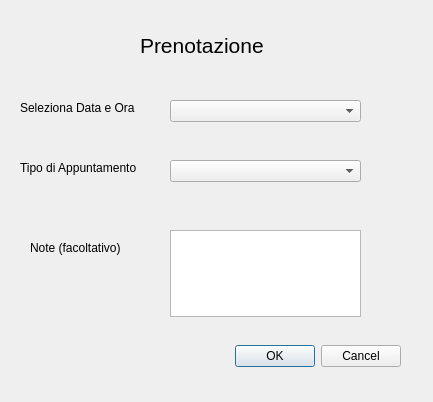
<?xml version="1.0" encoding="UTF-8"?>
<ui version="4.0">
 <class>Dialog</class>
 <widget class="QDialog" name="Dialog">
  <property name="geometry">
   <rect>
    <x>0</x>
    <y>0</y>
    <width>433</width>
    <height>402</height>
   </rect>
  </property>
  <property name="windowTitle">
   <string>Dialog</string>
  </property>
  <widget class="QDialogButtonBox" name="buttonBox">
   <property name="geometry">
    <rect>
     <x>60</x>
     <y>340</y>
     <width>341</width>
     <height>32</height>
    </rect>
   </property>
   <property name="orientation">
    <enum>Qt::Horizontal</enum>
   </property>
   <property name="standardButtons">
    <set>QDialogButtonBox::Cancel|QDialogButtonBox::Ok</set>
   </property>
  </widget>
  <widget class="QLabel" name="label">
   <property name="geometry">
    <rect>
     <x>20</x>
     <y>100</y>
     <width>191</width>
     <height>16</height>
    </rect>
   </property>
   <property name="text">
    <string>Seleziona Data e Ora</string>
   </property>
  </widget>
  <widget class="QLabel" name="label_2">
   <property name="geometry">
    <rect>
     <x>140</x>
     <y>20</y>
     <width>251</width>
     <height>51</height>
    </rect>
   </property>
   <property name="font">
    <font>
     <pointsize>16</pointsize>
    </font>
   </property>
   <property name="text">
    <string>Prenotazione</string>
   </property>
  </widget>
  <widget class="QLabel" name="label_3">
   <property name="geometry">
    <rect>
     <x>20</x>
     <y>160</y>
     <width>131</width>
     <height>16</height>
    </rect>
   </property>
   <property name="text">
    <string>Tipo di Appuntamento</string>
   </property>
  </widget>
  <widget class="QComboBox" name="comboBox">
   <property name="geometry">
    <rect>
     <x>170</x>
     <y>160</y>
     <width>191</width>
     <height>22</height>
    </rect>
   </property>
  </widget>
  <widget class="QLabel" name="label_4">
   <property name="geometry">
    <rect>
     <x>30</x>
     <y>240</y>
     <width>131</width>
     <height>16</height>
    </rect>
   </property>
   <property name="text">
    <string>Note (facoltativo)</string>
   </property>
  </widget>
  <widget class="QComboBox" name="comboBox_2">
   <property name="geometry">
    <rect>
     <x>170</x>
     <y>100</y>
     <width>191</width>
     <height>22</height>
    </rect>
   </property>
  </widget>
  <widget class="QTextEdit" name="textEdit">
   <property name="geometry">
    <rect>
     <x>170</x>
     <y>230</y>
     <width>191</width>
     <height>87</height>
    </rect>
   </property>
  </widget>
 </widget>
 <resources/>
 <connections>
  <connection>
   <sender>buttonBox</sender>
   <signal>accepted()</signal>
   <receiver>Dialog</receiver>
   <slot>accept()</slot>
   <hints>
    <hint type="sourcelabel">
     <x>248</x>
     <y>254</y>
    </hint>
    <hint type="destinationlabel">
     <x>157</x>
     <y>274</y>
    </hint>
   </hints>
  </connection>
  <connection>
   <sender>buttonBox</sender>
   <signal>rejected()</signal>
   <receiver>Dialog</receiver>
   <slot>reject()</slot>
   <hints>
    <hint type="sourcelabel">
     <x>316</x>
     <y>260</y>
    </hint>
    <hint type="destinationlabel">
     <x>286</x>
     <y>274</y>
    </hint>
   </hints>
  </connection>
 </connections>
</ui>
